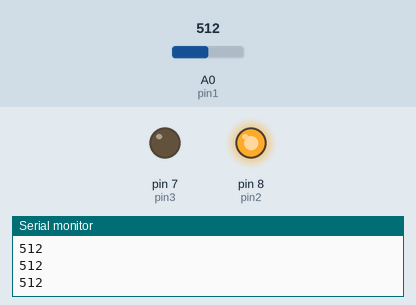
A sketch run on a simulated Arduino Uno, built with avr-gcc and run on an emulated ATmega328P. Shown: output pins drawn as LEDs (lit = HIGH), the last lines printed to the serial monitor. The inputs (shaded band) are chosen by the test bench; at power-on: A0 (pin1) = 512.

Above: at 1.3 s.
1.4 s: A0 (pin1) set to 209
3.2 s: A0 (pin1) set to 187
At 5.1 s:
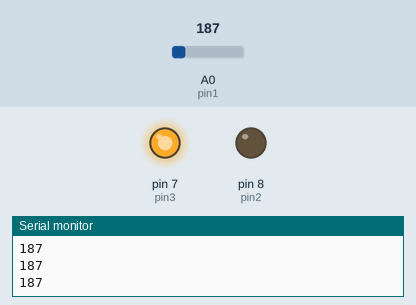
5.5 s: A0 (pin1) set to 210
At 6.6 s:
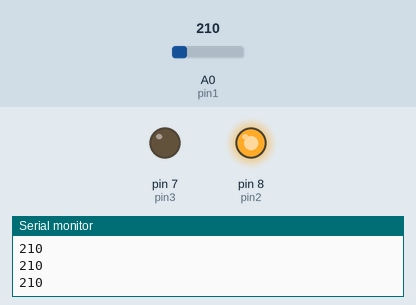
7.5 s: A0 (pin1) set to 190
At 9.4 s:
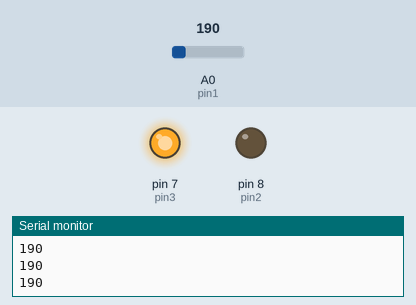
Timing chart, 0 to 10.5 s (numbered marks = the images above; inputs shaded):
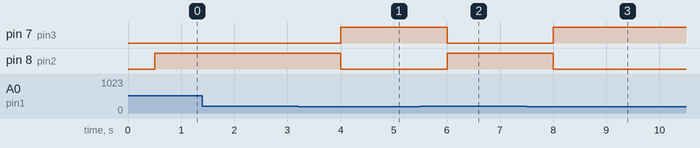

The sketch:

Photoresistor_LED_Control.ino
```cpp
int pin1=A0;
int lightval;
int pin2=8;
int pin3=7;
int delay_time=500;

void setup() {
 Serial.begin(9600);
 pinMode(pin1,INPUT);
 pinMode(pin2,OUTPUT);
 pinMode(pin3,OUTPUT);
}

void loop() {
  lightval=analogRead(A0);
  Serial.println(lightval);
  delay(delay_time);

  if(lightval>200){
    digitalWrite(pin2,HIGH);
    digitalWrite(pin3,LOW);
  }

  if(lightval<200){
    digitalWrite(pin2,LOW);
    digitalWrite(pin3,HIGH);
  }

}
```

Measured:
- the behaviour switches between 200 and 199 on A0 (pin1) (found by bisection; images 0 and 1)
- after the input at 3.2 s, pin 7 (pin3): LOW → HIGH after 0.80 s; pin 8 (pin2): HIGH → LOW after 0.80 s
- after the input at 5.5 s, pin 7 (pin3): HIGH → LOW after 0.50 s; pin 8 (pin2): LOW → HIGH after 0.50 s
- after the input at 7.5 s, pin 7 (pin3): LOW → HIGH after 0.50 s; pin 8 (pin2): HIGH → LOW after 0.50 s
